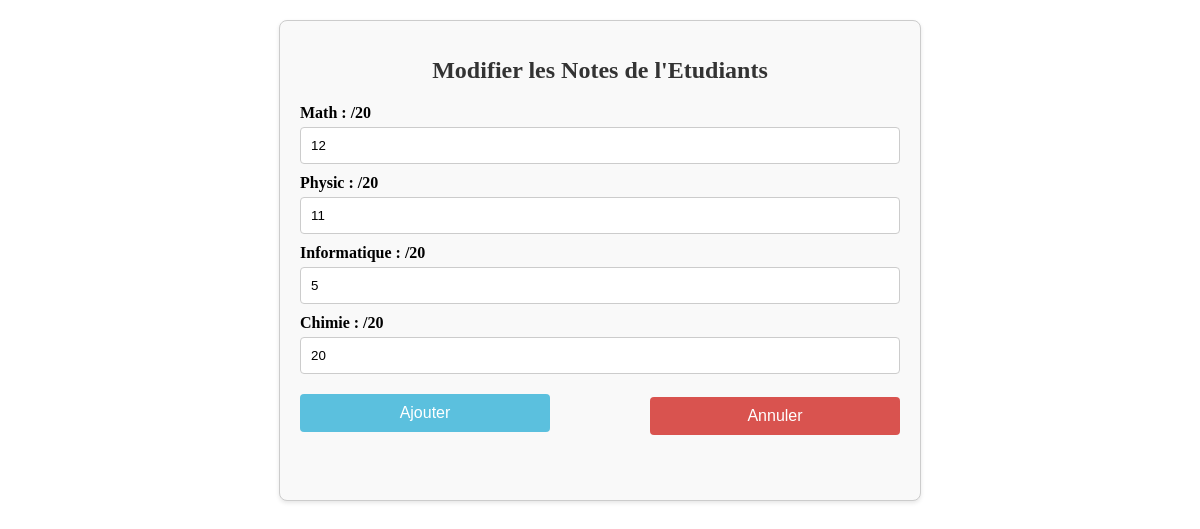
Screenshot of /includes/modifie_note.php?id=1 (signed in) with the database file from the repository.
### tables this page shows
CREATE TABLE `etudiants` (
  `id` int(10) NOT NULL,
  `nom` varchar(20) NOT NULL,
  `prenom` varchar(20) NOT NULL,
  `date_naiss` date NOT NULL,
  `email` varchar(50) NOT NULL,
  `tel` varchar(20) DEFAULT NULL,
  `niveau` varchar(5) DEFAULT NULL,
  `matricule` varchar(30) NOT NULL,
  `archive` int(5) DEFAULT 0,
  `date_archiv` datetime DEFAULT NULL,
  `math` float DEFAULT NULL,
  `physic` float DEFAULT NULL,
  `informatique` float DEFAULT NULL,
  `chimie` float DEFAULT NULL,
  `moyenne` float DEFAULT NULL,
  `admission` enum('en_cour','admis','recale') NOT NULL DEFAULT 'en_cour'
);

### includes/modifie_note.php (the view, shortened to what this page needs)
<?php
include '../db.php';
$id = intval($_GET['id']);
$stmt = $pdo->query("SELECT * FROM etudiants WHERE id= '$id'");
$row = $stmt->fetch(PDO::FETCH_ASSOC);
?>
<!DOCTYPE html>
<html lang="fr">
<head>
    <link rel="stylesheet" href="../css/ajouter_etudiant.css">
</head>
<body>
    <div class="container">
        <h1>Modifier les Notes de l'Etudiants</h1>
        <form method="post">
            <label>Math : /20
            <input type='number' name='math' step="any" value="<?php echo $row["math"] ?>" required>
            </label>
            <label>Physic : /20
                <input type="number" name="physic" step="any" value="<?php echo $row["physic"] ?>" required>
            </label>
            <label>Informatique : /20
                <input type="number" name="info" step="any" value="<?php echo $row["informatique"] ?>" required>
            </label>
            <label>Chimie : /20
                <input type="number" name="chimie" step="any" value="<?php echo $row["chimie"] ?>" required>
            </label>
            <input type="submit" value="Ajouter">
        </form>
        <a href="note.php"><button id="retour">Annuler</button></a>
    </div>
</body>
</html>

### css/ajouter_etudiant.css (style rules this page uses)
.container { max-width: 600px; margin: 20px auto; padding: 20px; border: 1px solid #ccc; border-radius: 8px; box-shadow: 0 2px 4px rgba(0, 0, 0, 0.1); background-color: #f9f9f9; }
.container h1 { text-align: center; margin-bottom: 20px; font-size: 24px; color: #333; }
.container label { display: block; margin-bottom: 10px; font-weight: bold; }
.container input[type="text"], .container input[type="email"], .container input[type="date"], .container input[type="tel"], .container input[type="number"], .container select { width: 100%; padding: 10px; border: 1px solid #ccc; border-radius: 4px; box-sizing: border-box; margin-top: 5px; }
input[type="number"], input[type="password"] { width: 100%; padding: 10px; border: 1px solid #ccc; border-radius: 4px; box-sizing: border-box; margin-top: 5px; }
.container input[type="submit"] { background-color: #5bc0de; border: none; color: white; padding: 10px 20px; width: 250px; text-align: center; text-decoration: none; display: inline-block; font-size: 16px; border-radius: 4px; cursor: pointer; margin-top: 10px; }
#retour { position: relative; background-color: #d9534f; left: 350px; bottom: 45px; width: 250px; border: none; color: white; padding: 10px 20px; text-align: center; text-decoration: none; display: inline-block; font-size: 16px; border-radius: 4px; cursor: pointer; margin-top: 10px; }

### rows the page displays
etudiants: math "12", physic "11", info "5", chimie "20"
